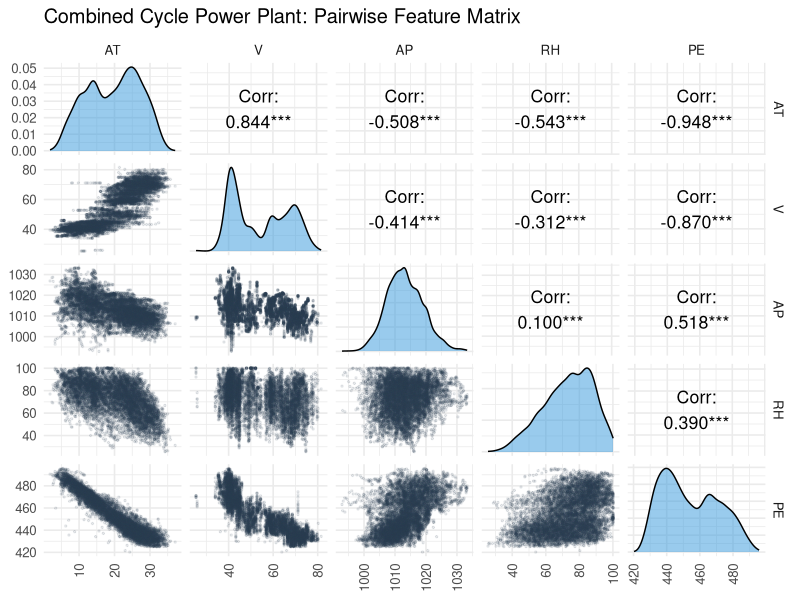
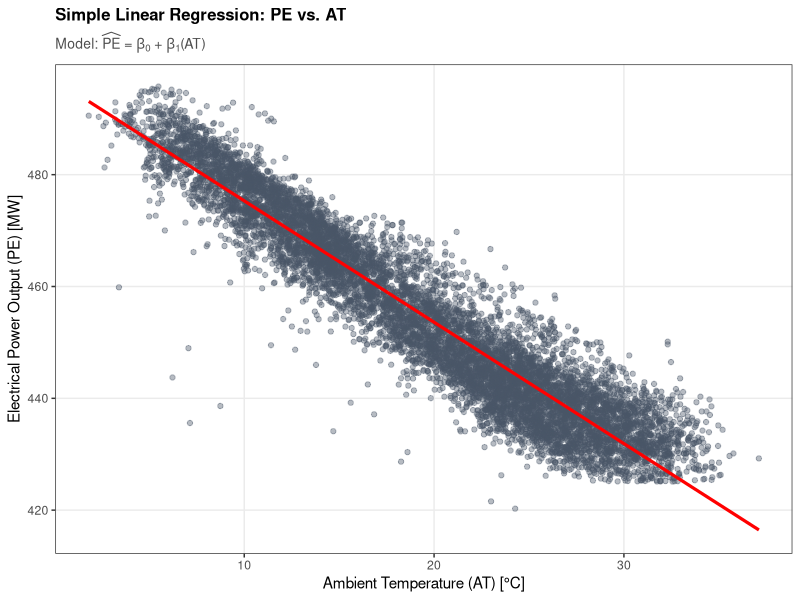
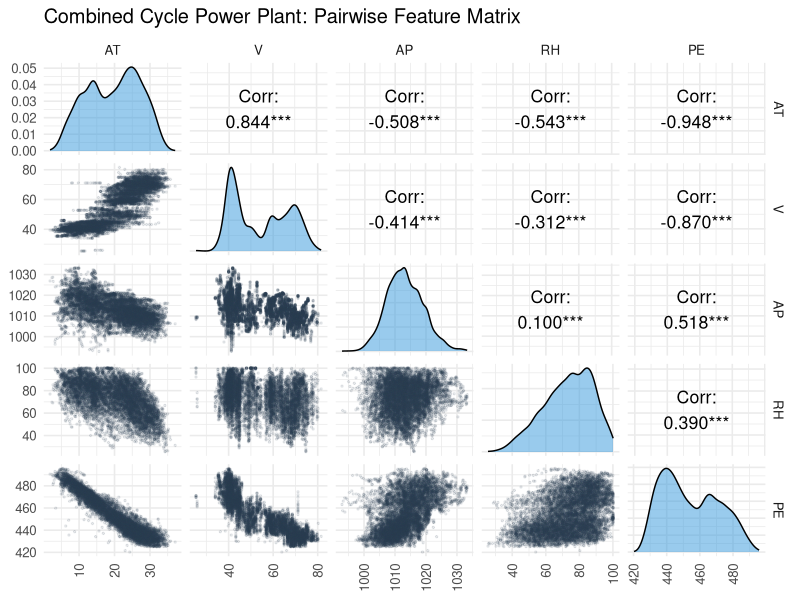
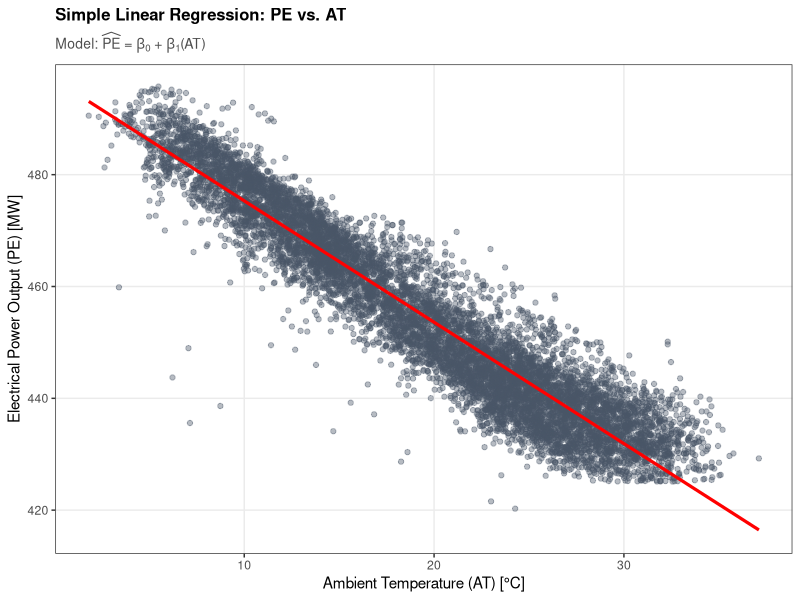

Write R code to recreate these figures, in order.
library(ggplot2)
library(GGally)

# Read the tsv dataset...
data <- read.delim("ccpp.tsv", header = TRUE)

# View dataset dimensions, structure, and basic summary
dim(data)
str(data)
summary(data)
head(data)

# Plot correlation matrix...
pairs_plot <- ggpairs(
  data,
  lower = list(continuous = wrap("points", alpha = 0.1, size = 0.5, color = "#2c3e50")),
  diag  = list(continuous = wrap("densityDiag", fill = "#3498db", alpha = 0.5)),
  upper = list(continuous = wrap("cor", size = 4.5, color = "black"))
) +
  theme_minimal(base_size = 12) +
  theme(
    axis.text.x = element_text(angle = 90, vjust = 0.5, hjust = 1)
  ) +
  labs(title = "Combined Cycle Power Plant: Pairwise Feature Matrix")

pairs_plot
ggsave("figures/pairwise_matrix.pdf", plot = pairs_plot, width = 7, height = 7, units = "in")

# Fit a simple linear model: PE ~ AT (Ambient Temperature)
lm.fit_simple <- lm(PE ~ AT, data = data)
# Summary of the model (Coefficients, t-statistics, p-values, R-squared)
summary(lm.fit_simple)
# Extract specific components
coef(lm.fit_simple)              # Coefficients (Intercept, beta_1)
confint(lm.fit_simple)           # 95% Confidence intervals for coefficients


# Fit a multiple linear model: PE ~ AT (Ambient Temperature)
lm.fit_multiple <- lm(PE ~ ., data = data)
# Summary of the model (Coefficients, t-statistics, p-values, R-squared)
summary(lm.fit_multiple)
# Extract specific components
coef(lm.fit_multiple)              # Coefficients (Intercept, beta_1)
confint(lm.fit_multiple)           # 95% Confidence intervals for coefficients

# Predictions and Confidence/Prediction intervals for new values of AT
predict(lm.fit_simple, 
        data.frame(AT = c(10, 20, 30)), 
        interval = "confidence")

predict(lm.fit_simple, 
        data.frame(AT = c(10, 20, 30)), 
        interval = "prediction")

# Plotting simple model...
p_slr <- ggplot(data, aes(x = AT, y = PE)) +
  # Semi-transparent points to handle dense scatter
  geom_point(color = "#4A5568", alpha = 0.4, size = 1.5) +
  # Linear regression fit line with 95% Confidence Interval band
  geom_smooth(
    method = "lm", 
    formula = y ~ x, 
    color = "red",      # Red OLS line
    fill = "lightblue",       # Shaded 95% CI
    alpha = 0.2,
    linewidth = 1.1
  ) +
  labs(
    title = "Simple Linear Regression: PE vs. AT",
    subtitle = expression(paste("Model: ", widehat(PE), " = ", beta[0], " + ", beta[1], "(AT)")),
    x = "Ambient Temperature (AT) [°C]",
    y = "Electrical Power Output (PE) [MW]"
  ) +
  theme_bw(base_size = 11) +
  theme(
    plot.title = element_text(face = "bold", size = 12),
    plot.subtitle = element_text(color = "gray30", size = 10),
    panel.grid.minor = element_blank()
  )
# Display plot
print(p_slr)
# Export for LaTeX report...
ggsave("figures/simple_regression.pdf", plot = p_slr, width = 7, height = 4.5, units = "in")

# Interaction between Ambient Temperature (AT) and Exhaust Vacuum (V)
lm.fit_interaction <- lm(PE ~ AT * V, data = data)
summary(lm.fit_interaction)

# Polynomial regression: Quadratic term for Ambient Temperature (AT^2)
lm.fit_poly <- lm(PE ~ AT + I(AT^2) + V + AP + RH, data = data)
summary(lm.fit_poly)
